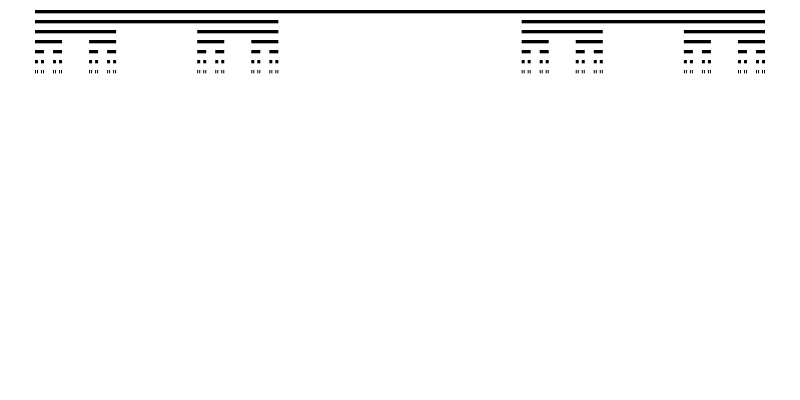
Frame 1 (no input)
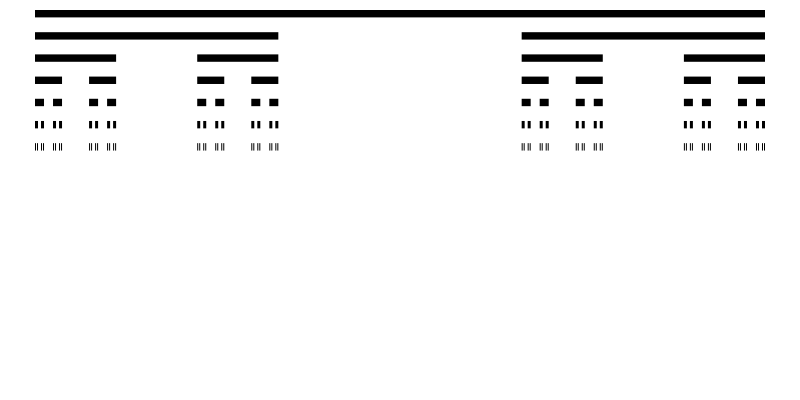
Frame 60 (the mouse pressed at the canvas centre just before this capture)
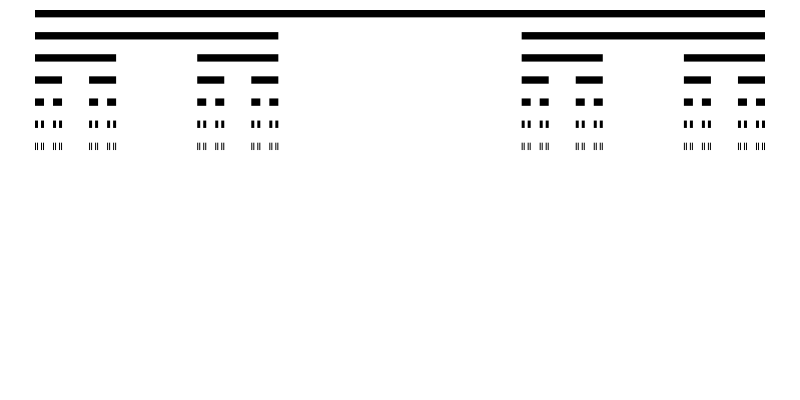
Frame 120 (the mouse held since frame 60 and released just before this capture)

The Processing sketch that drew these frames (run headless with seeded random() and noise(); from frame 60 on, the mouse is pressed at the canvas centre):

// Processing sketch: fractals_004
// ── fractals_004.pde
// 分形 - 康托尔集
// https://zh.wikipedia.org/wiki/%E5%BA%B7%E6%89%98%E5%B0%94%E9%9B%86

float h = 10;
float offset = 0;

void setup() {
  size(800, 400);
  background(255);
}

void draw() {
  background(255);
  cantor(35, 10, 730);

  h = noise(offset) * 30 + 10;
  offset += 0.01;
}

void cantor(float x, float y, float len) {

  if (len >= 1) {
    noStroke();
    fill(0);
    rect(x, y, len, h / 3);

    y += h;

    cantor(x, y, len / 3);
    cantor(x + len * 2 / 3, y, len / 3);
  }
}
